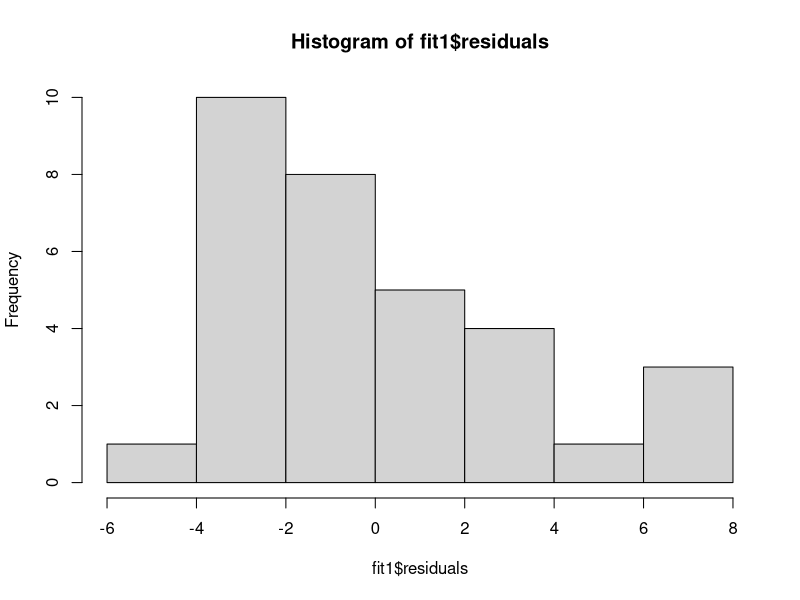

Recreate this plot in R.
# Linear regression
data(mtcars)
nrow(mtcars)


fit1 <- lm(mpg ~ disp, data = mtcars)

# expected value of residuals is zero
fitted.values <- fit1$coefficients[1] + fit1$coefficients[2] * mtcars$disp 
mtcars$mpg - fitted.values 
fit1$residuals
hist(fit1$residuals)

# the utopia case
# variables


require(MASS)
set.seed(123)
m <- mvrnorm(10000, mu = c(20,2.6),
               Sigma = matrix(c(8,0.85,0.85,.57),
                              ncol = 2),
               empirical = TRUE)

# other distributions are bit more realistic 
# but let's leave it at a multivariate normal...
# m_i <- pnorm(m)
# p <- qpois(m_i,20)
# cor(p[,1],m[,2])



disp <- m[,1]
wt <- m[,2]
am <- rbinom(10000,1,.4)
cyl <- sample(c(4,6,8),
              10000,
              replace = T,
              prob = c(.2,.4,.4))
e <- rnorm(10000)

# true model
mpg <- 32 - 0.131 * disp - 1.9 * wt +
  1.8*am - 1.13*cyl + e

utopia <- data.frame(mpg,disp,wt,am,cyl)

fit_true <- lm(mpg ~ disp + wt + am +
                 cyl, data = utopia)
summary(fit_true)

# omitted variable bias
# note that OTHER variables change 
# their coefficients
fit_omitted_1 <- lm(mpg ~ disp + wt + 
                 cyl, data = utopia)
summary(fit_omitted_1)


fit_omitted_2 <- lm(mpg ~ wt + am +
                      cyl, data = utopia)
summary(fit_omitted_2)


